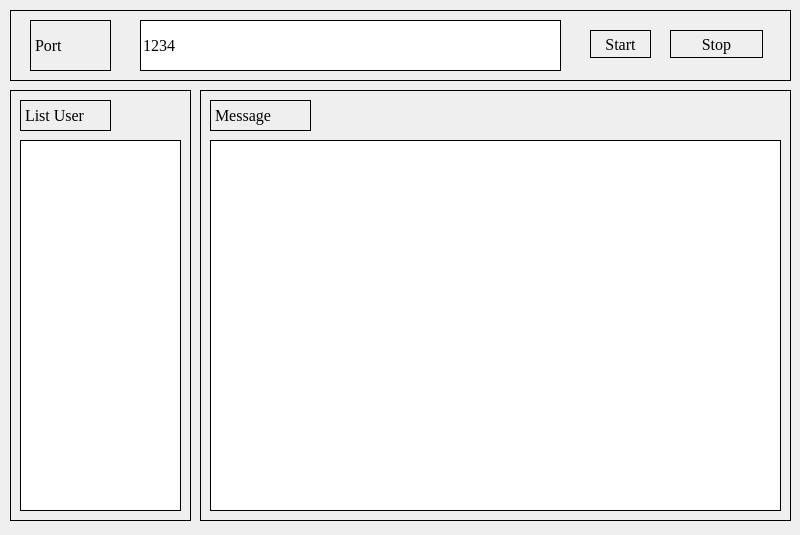
<?xml version="1.0" encoding="UTF-8"?>
<ui version="4.0">
 <class>MainWindow</class>
 <widget class="QMainWindow" name="MainWindow">
  <property name="geometry">
   <rect>
    <x>0</x>
    <y>0</y>
    <width>800</width>
    <height>535</height>
   </rect>
  </property>
  <property name="font">
   <font>
    <family>Times New Roman</family>
    <pointsize>12</pointsize>
   </font>
  </property>
  <property name="windowTitle">
   <string>MainWindow</string>
  </property>
  <widget class="QWidget" name="centralwidget">
   <widget class="QWidget" name="widget" native="true">
    <property name="geometry">
     <rect>
      <x>10</x>
      <y>10</y>
      <width>781</width>
      <height>71</height>
     </rect>
    </property>
    <property name="styleSheet">
     <string notr="true">border:1px solid</string>
    </property>
    <widget class="QLabel" name="label">
     <property name="geometry">
      <rect>
       <x>20</x>
       <y>10</y>
       <width>81</width>
       <height>51</height>
      </rect>
     </property>
     <property name="text">
      <string>Port</string>
     </property>
    </widget>
    <widget class="QLineEdit" name="txtPort">
     <property name="geometry">
      <rect>
       <x>130</x>
       <y>10</y>
       <width>421</width>
       <height>51</height>
      </rect>
     </property>
     <property name="text">
      <string>1234</string>
     </property>
    </widget>
    <widget class="QPushButton" name="btnStartServer">
     <property name="geometry">
      <rect>
       <x>580</x>
       <y>20</y>
       <width>61</width>
       <height>28</height>
      </rect>
     </property>
     <property name="text">
      <string>Start</string>
     </property>
    </widget>
    <widget class="QPushButton" name="btnStopServer">
     <property name="geometry">
      <rect>
       <x>660</x>
       <y>20</y>
       <width>93</width>
       <height>28</height>
      </rect>
     </property>
     <property name="font">
      <font>
       <family>Times New Roman</family>
       <pointsize>12</pointsize>
      </font>
     </property>
     <property name="text">
      <string>Stop</string>
     </property>
    </widget>
   </widget>
   <widget class="QWidget" name="widget_2" native="true">
    <property name="geometry">
     <rect>
      <x>10</x>
      <y>90</y>
      <width>181</width>
      <height>431</height>
     </rect>
    </property>
    <property name="styleSheet">
     <string notr="true">border:1px solid</string>
    </property>
    <widget class="QListView" name="listUser">
     <property name="geometry">
      <rect>
       <x>10</x>
       <y>50</y>
       <width>161</width>
       <height>371</height>
      </rect>
     </property>
    </widget>
    <widget class="QLabel" name="label_2">
     <property name="geometry">
      <rect>
       <x>10</x>
       <y>10</y>
       <width>91</width>
       <height>31</height>
      </rect>
     </property>
     <property name="text">
      <string>List User</string>
     </property>
    </widget>
   </widget>
   <widget class="QWidget" name="widget_3" native="true">
    <property name="geometry">
     <rect>
      <x>200</x>
      <y>90</y>
      <width>591</width>
      <height>431</height>
     </rect>
    </property>
    <property name="styleSheet">
     <string notr="true">border:1px solid</string>
    </property>
    <widget class="QLabel" name="label_3">
     <property name="geometry">
      <rect>
       <x>10</x>
       <y>10</y>
       <width>101</width>
       <height>31</height>
      </rect>
     </property>
     <property name="text">
      <string>Message</string>
     </property>
    </widget>
    <widget class="QTextBrowser" name="txtDisplayMsg">
     <property name="geometry">
      <rect>
       <x>10</x>
       <y>50</y>
       <width>571</width>
       <height>371</height>
      </rect>
     </property>
    </widget>
   </widget>
  </widget>
 </widget>
 <resources/>
 <connections/>
</ui>
